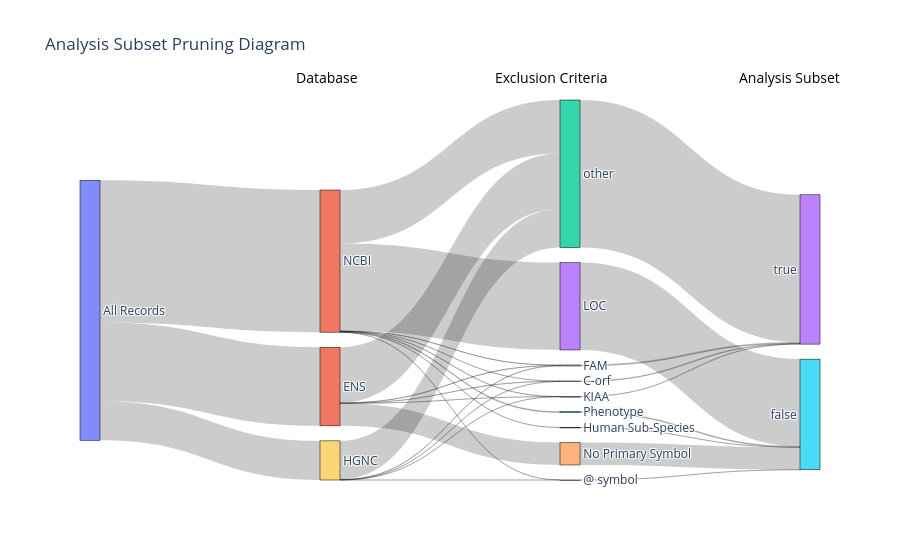

Notebook code for this chart:
### Code cell
fig = go.Figure(data=[go.Sankey(
    arrangement="snap",  # optional: controls node layout
    node=dict(
        pad=15,
        thickness=20,
        line=dict(color="black", width=0.5),
        label=labels,  # the unique values from all columns
    ),
    link=dict(
        source=sources,  # indices in 'labels' list
        target=targets,
        value=values
    )
)])
# Add custom stage labels (these correspond to your 'cols')
stage_labels = ["", "Database", "Exclusion Criteria", "Analysis Subset"]
num_stages = len(stage_labels)

# Estimate x positions for each stage (spread evenly)
x_positions = [i / (num_stages - 1) for i in range(num_stages)]

# Manual adjustments
x_positions[2] -= 0.03  # shift "Gene Symbol Type" left
x_positions[3] += 0.03  # shift "Analysis Subset" right

label_y_pos = 1.09

for i, label in enumerate(stage_labels):
    if label:  # skip empty labels if any
        fig.add_annotation(
            x=x_positions[i],
            y=label_y_pos,
            text=label,
            showarrow=False,
            font=dict(size=14, color="black"),
            xref="paper",
            yref="paper"
        )

fig.update_layout(title_text="Analysis Subset Pruning Diagram", font_size=12)
fig.show()

### Figure 1 — Plotly figure (JSON) as saved in the notebook; plotly's stock layout.template omitted (floating-point values rounded to 4 significant figures)
{"data": [{"arrangement": "snap", "link": {"source": [0, 0, 0, 1, 1, 1, 1, 1, 9, 9, 9, 9, 9, 11, 11, 11, 11, 11, 11, 11, 11, 10, 6, 7, 14, 8, 13, 4, 12, 2], "target": [1, 9, 11, 6, 7, 8, 4, 2, 10, 6, 7, 8, 2, 10, 6, 7, 14, 8, 13, 12, 2, 5, 3, 3, 5, 3, 5, 5, 5, 3], "value": [133065, 66207, 240508, 420, 711, 48, 38041, 93845, 8, 344, 452, 43, 65360, 22, 317, 518, 73, 47, 147789, 1269, 90473, 30, 1081, 1681, 73, 138, 147789, 38041, 1269, 249678]}, "node": {"label": ["All Records", "ENS", "other", true, "No Primary Symbol", false, "C-orf", "FAM", "KIAA", "HGNC", "@ symbol", "NCBI", "Phenotype", "LOC", "Human Sub-Species"], "line": {"color": "black", "width": 0.5}, "pad": 15, "thickness": 20}, "type": "sankey"}], "layout": {"annotations": [{"font": {"color": "black", "size": 14}, "showarrow": false, "text": "Database", "x": 0.3333, "xref": "paper", "y": 1.09, "yref": "paper"}, {"font": {"color": "black", "size": 14}, "showarrow": false, "text": "Exclusion Criteria", "x": 0.6367, "xref": "paper", "y": 1.09, "yref": "paper"}, {"font": {"color": "black", "size": 14}, "showarrow": false, "text": "Analysis Subset", "x": 1.03, "xref": "paper", "y": 1.09, "yref": "paper"}], "font": {"size": 12}, "title": {"text": "Analysis Subset Pruning Diagram"}}}
